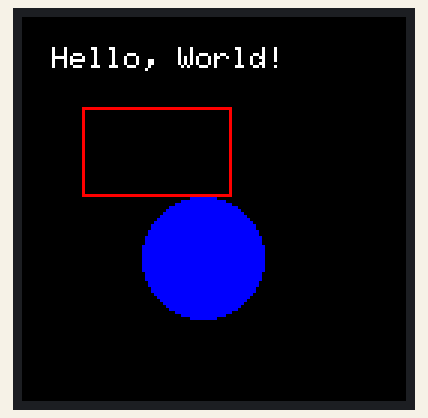
Recording of a sketch running on a simulated Arduino Uno, built with avr-gcc and run on an emulated ATmega328P. On the bench: 128×128 colour display. What the sketch prints to the serial monitor is not drawn.

Above: at 0.2 s.

The sketch:

st7735.ino
```cpp
#include <Adafruit_GFX.h>     // Core graphics library
#include <Adafruit_ST7735.h>  // Library for ST7735

// Define pins
#define TFT_CS    17  // Chip select pin
#define TFT_RST   16  // Reset pin
#define TFT_DC    15  // Data/Command pin

// SPI connections (default for Pico)
#define TFT_MOSI  19  // SPI MOSI pin
#define TFT_SCLK  18  // SPI SCLK pin

// Create an instance of the display
Adafruit_ST7735 tft = Adafruit_ST7735(TFT_CS, TFT_DC, TFT_RST);

void setup() {
  // Initialize serial monitor
  Serial.begin(115200);
  Serial.println("TFT Display Test");

  // Initialize the display
  tft.initR(INITR_144GREENTAB);  // Initialize with a specific tab
  tft.setRotation(1);           // Set rotation (0-3)

  // Fill the screen with a color
  tft.fillScreen(ST77XX_BLACK);

  // Display some text
  tft.setTextColor(ST77XX_WHITE);  // Set text color
  tft.setTextSize(1);              // Set text size
  tft.setCursor(10, 10);           // Set position (x, y)
  tft.println("Hello, World!");

  // Draw a rectangle
  tft.drawRect(20, 30, 50, 30, ST77XX_RED);

  // Draw a filled circle
  tft.fillCircle(60, 80, 20, ST77XX_BLUE);
}

void loop() {
  // Add any animations or updates here
}
```
